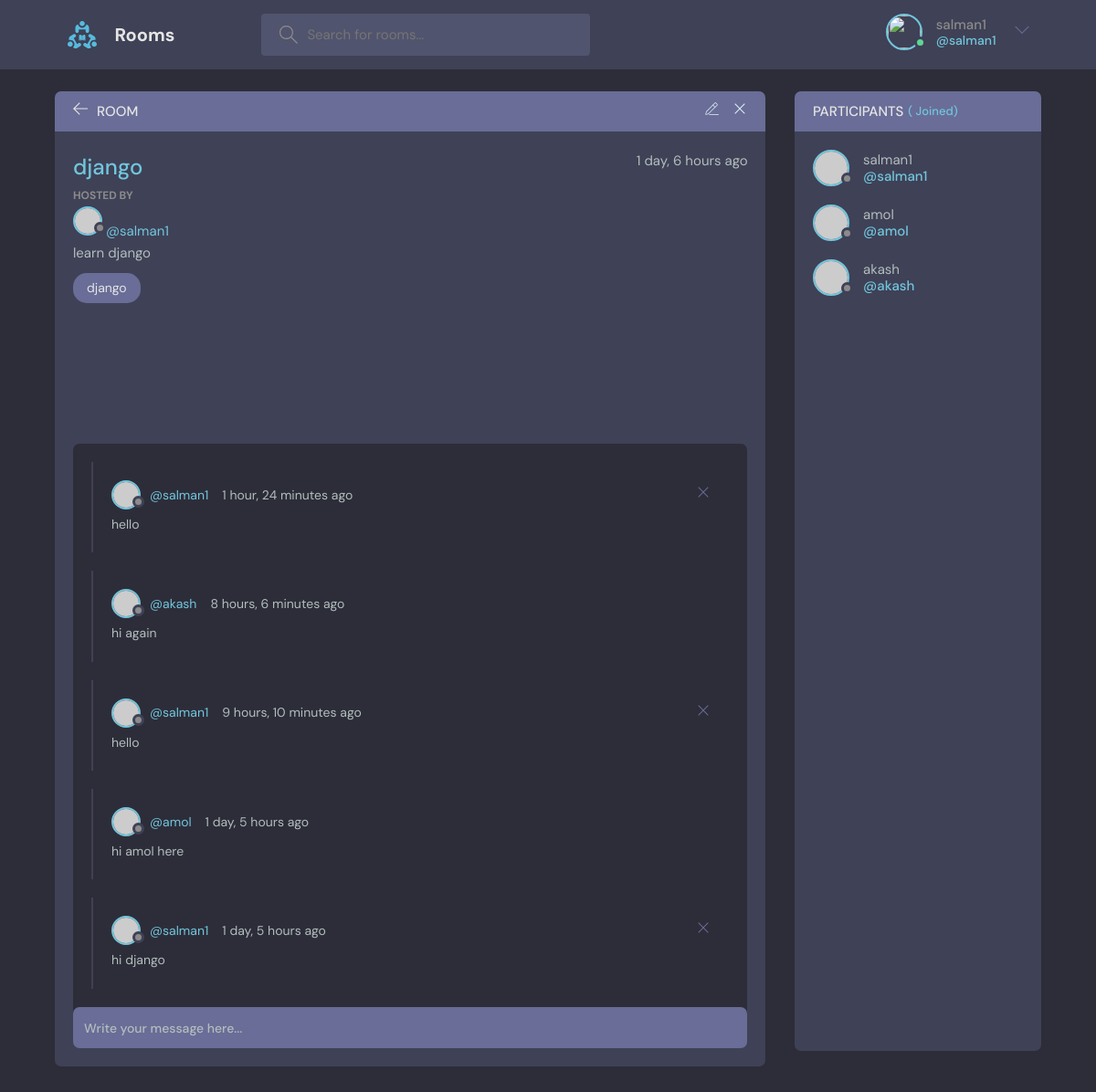
Screenshot of /room/1 (signed in) with the database file from the repository.
### base/models.py (models this page shows, shortened)
class Room(models.Model):
    host = models.ForeignKey(User, on_delete=models.CASCADE, null=True)
    topic = models.ForeignKey(Topic, on_delete=models.SET_NULL, null=True)
    name = models.CharField(max_length=200)
    description = models.TextField(null=True, blank=True)
    participants = models.ManyToManyField(
        User, related_name='participants', blank=True)
    updated = models.DateTimeField(auto_now=True)
    created = models.DateTimeField(auto_now_add=True)
    class Meta:
        ordering = ['-updated', '-created']

class Message(models.Model):
    user = models.ForeignKey(User, on_delete=models.CASCADE)
    room = models.ForeignKey(Room, on_delete=models.CASCADE)
    body = models.TextField()
    updated = models.DateTimeField(auto_now=True)
    created = models.DateTimeField(auto_now_add=True)
    class Meta:
        ordering = ['-updated', '-created']

### base/views.py (the view, shortened to what this page needs)
# urls.py: path('room/<int:pk>', views.room, name='room'),
def room(request, pk):
    room = Room.objects.get(id=pk)
    room_messages = room.message_set.all()
    participants = room.participants.all()
    context = {'rooms': room, 'room_messages': room_messages,
               'participants': participants}
    return render(request, 'base/room.html', context)

### base/templates/base/room.html (shortened to what this page needs)
{% extends 'main.html' %}
{% block content %}
    <main class="profile-page layout layout--2">
      <div class="container">
        <div class="room">
          <div class="room__top">
            <div class="room__topLeft">
              <a href="{% url 'home' %}">
                <svg version="1.1" xmlns="http://www.w3.org/2000/svg" width="32" height="32" viewBox="0 0 32 32">
                  <title>arrow-left</title>
                  <path
                    d="M13.723 2.286l-13.723 13.714 13.719 13.714 1.616-1.611-10.96-10.96h27.625v-2.286h-27.625l10.965-10.965-1.616-1.607z"
                  ></path>
                </svg>
              </a>
              <h3>Room</h3>
            </div>
            {% if rooms.host == request.user %}
            <div class="room__topRight">
              <a href="{% url 'updateRoom' rooms.id %}">
              </a>
              <a href="{% url 'deleteRoom' rooms.id%}">
                <svg version="1.1" xmlns="http://www.w3.org/2000/svg" width="32" height="32" viewBox="0 0 32 32">
                  <title>remove</title>
                  <path
                    d="M27.314 6.019l-1.333-1.333-9.98 9.981-9.981-9.981-1.333 1.333 9.981 9.981-9.981 9.98 1.333 1.333 9.981-9.98 9.98 9.98 1.333-1.333-9.98-9.98 9.98-9.981z"
                  ></path>
                </svg>
              </a>
            </div>
            {% endif %}
          </div>
          <div class="room__box scroll">
            <div class="room__header scroll">
              <div class="room__info">
                <h3>{{rooms.name}}</h3>
                <span>{{rooms.created|timesince}} ago</span>
              </div>
              <div class="room__hosted">
                <p>Hosted By</p>
                <a href="#" class="{% url 'profile' rooms.host.id %}">
                  <div class="avatar avatar--small">
                    <img src="https://randomuser.me/api/portraits/men/37.jpg" />
                  </div>
                  <span>@{{rooms.host}}</span>
                </a>
              </div>
              <div class="room__details">
                {{rooms.description}}
              </div>
              <span class="room__topics">{{rooms.name}}</span>
            </div>
            <div class="room__conversation">
              <div class="threads scroll">
                {% for message in room_messages %}
                <div class="thread">
                  <div class="thread__top">
                    <div class="thread__author">
                      <a href="#" class="thread__authorInfo">
                        <div class="avatar avatar--small">
                          <img src="https://randomuser.me/api/portraits/men/37.jpg" />
                        </div>
                        <span>@{{message.user}}</span>
                      </a>
                      <span class="thread__date">{{message.created|timesince}} ago</span>
                    </div>
                    {% if request.user == message.user %}
                    <a href="{% url 'deleteMessage' message.id %}">
                    <div class="thread__delete">
                      <svg version="1.1" xmlns="http://www.w3.org/2000/svg" width="32" height="32" viewBox="0 0 32 32">
                        <title>remove</title>
                        <path
                          d="M27.314 6.019l-1.333-1.333-9.98 9.981-9.981-9.981-1.333 1.333 9.981 9.981-9.981 9.98 1.333 1.333 9.981-9.98 9.98 9.98 1.333-1.333-9.98-9.98 9.98-9.981z"
                        ></path>
                      </svg>
                    </div>
                    </a>
                    {% endif %}
                  </div>
                  <div class="thread__details">
                    {{message.body}}
                  </div>
                </div>
                {% endfor %}
              </div>
            </div>
          </div>
          <div class="room__message">
            <form action="" method="POST">
              <input name="body" placeholder="Write your message here..." />
            </form>
          </div>
        </div>
        <div class="participants">
          <h3 class="participants__top">Participants <span>({{participant.count}} Joined)</span></h3>
          <div class="participants__list scroll">
            {% for user in participants %}
            <a href="{% url 'profile' user.id %}" class="participant">
              <div class="avatar avatar--medium">
                <img src="https://randomuser.me/api/portraits/men/37.jpg" />
              </div>
              <p>
                {{user.username}}
                <span>@{{user.username}}</span>
              </p>
            </a>
            {% endfor %}
          </div>
        </div>
      </div>
    </main>
{% endblock %}

### templates/navbar.html (shortened to what this page needs)
{% load static %}
<header class="header header--loggedIn">
    <div class="container">
        <a href="{% url 'home' %}" class="header__logo">
            <img src="{% static 'images/logo.svg' %}" />
            <h1>Rooms</h1>
        </a>
        <form class="header__search" method="GET" action="{% url 'home' %}">
            <label>
                <input type="text" name="q" placeholder="Search for rooms..." />
            </label>
        </form>
        <nav class="header__menu">
            {% if request.user.is_authenticated %}
            <div class="header__user">
                <a href="{% url 'updateUser' %}">
                    <div class="avatar avatar--medium active">
                        <img src="https://static-00.iconduck.com/assets.00/person-icon-512x483-d7q8hqj4.png" />
                    </div>
                    <p>{{request.user}} <span>@{{request.user}}</span></p>
                </a>
                <button class="dropdown-button">
                    <svg version="1.1" xmlns="http://www.w3.org/2000/svg" width="32" height="32" viewBox="0 0 32 32">
                        <title>chevron-down</title>
                        <path d="M16 21l-13-13h-3l16 16 16-16h-3l-13 13z"></path>
                    </svg>
                </button>
            </div>
            {% else %}
            <a href="{% url 'login' %}">
            <img src="{% static 'images/avatar.svg' %}" />
            <p>Login</p>
            </a>
            {% endif %}
        </nav>
    </div>
</header>

### rows the page displays
Room: name "django", created "1 day, 6 hours", host "salman1", description "learn django"
Message: user "salman1", created "1 hour, 24 minutes", body "hello"
Message: user "akash", created "8 hours, 6 minutes", body "hi again"
Message: user "salman1", created "9 hours, 10 minutes", body "hello"
Message: user "amol", created "1 day, 5 hours", body "hi amol here"
Message: user "salman1", created "1 day, 5 hours", body "hi django"

### other values shown
{{ request.user }} "salman1"
{{ user.username }} "salman1"
{{ user.username }} "amol"
{{ user.username }} "akash"
